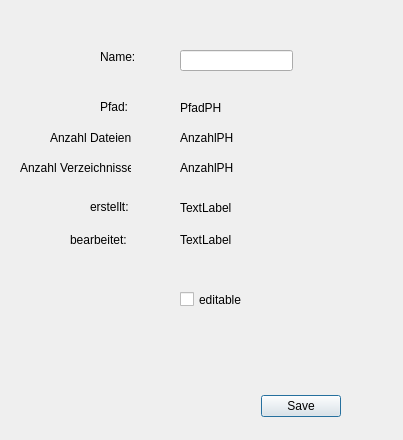
<?xml version="1.0" encoding="UTF-8"?>
<ui version="4.0">
 <class>directProperties</class>
 <widget class="QDialog" name="directProperties">
  <property name="geometry">
   <rect>
    <x>0</x>
    <y>0</y>
    <width>403</width>
    <height>440</height>
   </rect>
  </property>
  <property name="windowTitle">
   <string>Dialog</string>
  </property>
  <widget class="QDialogButtonBox" name="buttonBox">
   <property name="geometry">
    <rect>
     <x>0</x>
     <y>390</y>
     <width>341</width>
     <height>32</height>
    </rect>
   </property>
   <property name="orientation">
    <enum>Qt::Horizontal</enum>
   </property>
   <property name="standardButtons">
    <set>QDialogButtonBox::Save</set>
   </property>
  </widget>
  <widget class="QLabel" name="label">
   <property name="geometry">
    <rect>
     <x>100</x>
     <y>50</y>
     <width>47</width>
     <height>13</height>
    </rect>
   </property>
   <property name="text">
    <string>Name:</string>
   </property>
  </widget>
  <widget class="QLineEdit" name="nameEd">
   <property name="geometry">
    <rect>
     <x>180</x>
     <y>50</y>
     <width>113</width>
     <height>21</height>
    </rect>
   </property>
  </widget>
  <widget class="QLabel" name="label_2">
   <property name="geometry">
    <rect>
     <x>100</x>
     <y>100</y>
     <width>47</width>
     <height>13</height>
    </rect>
   </property>
   <property name="text">
    <string>Pfad:</string>
   </property>
  </widget>
  <widget class="QLabel" name="path">
   <property name="geometry">
    <rect>
     <x>180</x>
     <y>100</y>
     <width>121</width>
     <height>16</height>
    </rect>
   </property>
   <property name="text">
    <string>PfadPH</string>
   </property>
  </widget>
  <widget class="QLabel" name="label_7">
   <property name="geometry">
    <rect>
     <x>50</x>
     <y>130</y>
     <width>81</width>
     <height>16</height>
    </rect>
   </property>
   <property name="text">
    <string>Anzahl Dateien:</string>
   </property>
  </widget>
  <widget class="QLabel" name="amountFiles">
   <property name="geometry">
    <rect>
     <x>180</x>
     <y>130</y>
     <width>81</width>
     <height>16</height>
    </rect>
   </property>
   <property name="text">
    <string>AnzahlPH</string>
   </property>
  </widget>
  <widget class="QLabel" name="label_9">
   <property name="geometry">
    <rect>
     <x>20</x>
     <y>160</y>
     <width>111</width>
     <height>16</height>
    </rect>
   </property>
   <property name="text">
    <string>Anzahl Verzeichnisse:</string>
   </property>
  </widget>
  <widget class="QLabel" name="amountDirs">
   <property name="geometry">
    <rect>
     <x>180</x>
     <y>160</y>
     <width>81</width>
     <height>16</height>
    </rect>
   </property>
   <property name="text">
    <string>AnzahlPH</string>
   </property>
  </widget>
  <widget class="QCheckBox" name="checkBox">
   <property name="geometry">
    <rect>
     <x>180</x>
     <y>290</y>
     <width>72</width>
     <height>19</height>
    </rect>
   </property>
   <property name="text">
    <string>editable</string>
   </property>
  </widget>
  <widget class="QLabel" name="label_3">
   <property name="geometry">
    <rect>
     <x>90</x>
     <y>200</y>
     <width>47</width>
     <height>13</height>
    </rect>
   </property>
   <property name="text">
    <string>erstellt:</string>
   </property>
  </widget>
  <widget class="QLabel" name="createdL">
   <property name="geometry">
    <rect>
     <x>180</x>
     <y>200</y>
     <width>221</width>
     <height>16</height>
    </rect>
   </property>
   <property name="text">
    <string>TextLabel</string>
   </property>
  </widget>
  <widget class="QLabel" name="label_4">
   <property name="geometry">
    <rect>
     <x>70</x>
     <y>230</y>
     <width>61</width>
     <height>20</height>
    </rect>
   </property>
   <property name="text">
    <string>bearbeitet:</string>
   </property>
  </widget>
  <widget class="QLabel" name="editedL">
   <property name="geometry">
    <rect>
     <x>180</x>
     <y>230</y>
     <width>221</width>
     <height>20</height>
    </rect>
   </property>
   <property name="text">
    <string>TextLabel</string>
   </property>
  </widget>
 </widget>
 <resources/>
 <connections>
  <connection>
   <sender>buttonBox</sender>
   <signal>accepted()</signal>
   <receiver>directProperties</receiver>
   <slot>accept()</slot>
   <hints>
    <hint type="sourcelabel">
     <x>248</x>
     <y>254</y>
    </hint>
    <hint type="destinationlabel">
     <x>157</x>
     <y>274</y>
    </hint>
   </hints>
  </connection>
  <connection>
   <sender>buttonBox</sender>
   <signal>rejected()</signal>
   <receiver>directProperties</receiver>
   <slot>reject()</slot>
   <hints>
    <hint type="sourcelabel">
     <x>316</x>
     <y>260</y>
    </hint>
    <hint type="destinationlabel">
     <x>286</x>
     <y>274</y>
    </hint>
   </hints>
  </connection>
 </connections>
</ui>
